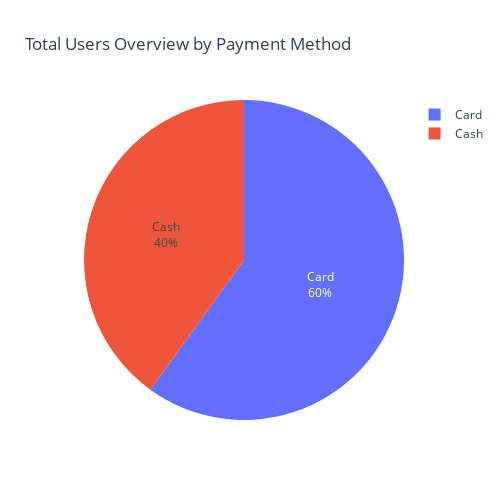

Write notebook code for a chart like this one.
### Markdown cell above
### Yellow Cabs also gives discount to people older than 50

### Code cell
data3_3 = MasterData.groupby("Payment_Mode").count()
fig1 = px.pie(data3_3,
                        values=data3_3.Users,
                        names=data3_3.index ,title="Total Users Overview by Payment Method"
                        )
fig1.update_traces(
                        textposition='inside',
                        textinfo='percent+label'
                        )
fig1.update_layout( width = 500 , height = 500 )

### Figure 1 — Plotly figure (JSON) as saved in the notebook; plotly's stock layout.template omitted (floating-point values rounded to 4 significant figures)
{"data": [{"domain": {"x": [0, 1], "y": [0, 1]}, "hovertemplate": "Payment_Mode=%{label}<br>value=%{value}<extra></extra>", "labels": ["Card", "Cash"], "legendgroup": "", "name": "", "showlegend": true, "textinfo": "percent+label", "textposition": "inside", "type": "pie", "values": [215504, 143888]}], "layout": {"height": 500, "legend": {"tracegroupgap": 0}, "title": {"text": "Total Users Overview by Payment Method"}, "width": 500}}
